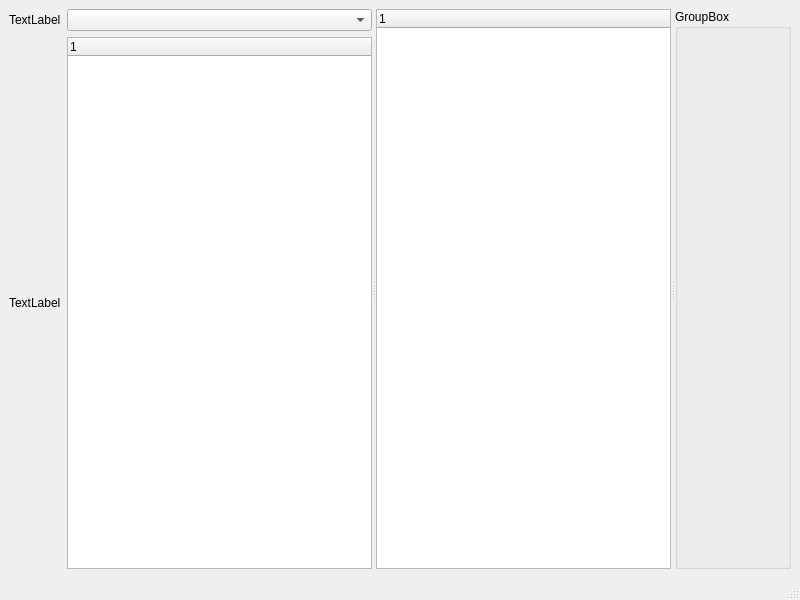
<?xml version="1.0" encoding="UTF-8"?>
<ui version="4.0">
 <class>MainWindow</class>
 <widget class="QMainWindow" name="MainWindow">
  <property name="geometry">
   <rect>
    <x>0</x>
    <y>0</y>
    <width>800</width>
    <height>600</height>
   </rect>
  </property>
  <property name="windowTitle">
   <string>MainWindow</string>
  </property>
  <widget class="QWidget" name="centralwidget">
   <layout class="QVBoxLayout" name="verticalLayout">
    <item>
     <widget class="QSplitter" name="splitter">
      <property name="orientation">
       <enum>Qt::Horizontal</enum>
      </property>
      <widget class="QWidget" name="gridLayoutWidget">
       <layout class="QGridLayout" name="gridLayout">
        <item row="0" column="1">
         <widget class="QComboBox" name="comboBox"/>
        </item>
        <item row="0" column="0">
         <widget class="QLabel" name="label">
          <property name="text">
           <string>TextLabel</string>
          </property>
         </widget>
        </item>
        <item row="1" column="0">
         <widget class="QLabel" name="label_2">
          <property name="text">
           <string>TextLabel</string>
          </property>
         </widget>
        </item>
        <item row="1" column="1">
         <widget class="QTreeWidget" name="treeWidget_2">
          <column>
           <property name="text">
            <string notr="true">1</string>
           </property>
          </column>
         </widget>
        </item>
       </layout>
      </widget>
      <widget class="QTreeWidget" name="treeWidget">
       <column>
        <property name="text">
         <string notr="true">1</string>
        </property>
       </column>
      </widget>
      <widget class="QGroupBox" name="groupBox">
       <property name="title">
        <string>GroupBox</string>
       </property>
      </widget>
     </widget>
    </item>
   </layout>
  </widget>
  <widget class="QMenuBar" name="menubar">
   <property name="geometry">
    <rect>
     <x>0</x>
     <y>0</y>
     <width>800</width>
     <height>23</height>
    </rect>
   </property>
  </widget>
  <widget class="QStatusBar" name="statusbar"/>
 </widget>
 <resources/>
 <connections/>
</ui>
